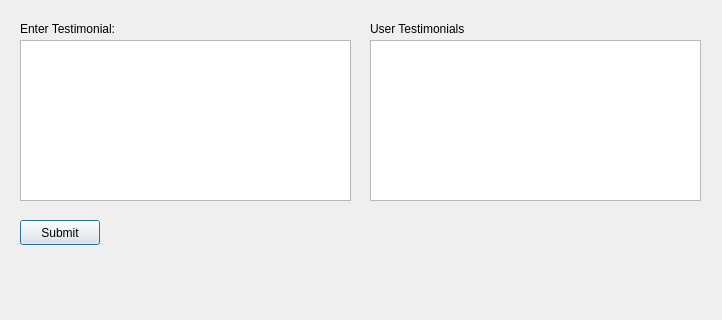
<?xml version="1.0" encoding="UTF-8"?>
<ui version="4.0">
 <class>TestimonialsDialog</class>
 <widget class="QDialog" name="TestimonialsDialog">
  <property name="geometry">
   <rect>
    <x>0</x>
    <y>0</y>
    <width>722</width>
    <height>320</height>
   </rect>
  </property>
  <property name="windowTitle">
   <string>Testimonials Window</string>
  </property>
  <widget class="QLabel" name="label">
   <property name="geometry">
    <rect>
     <x>20</x>
     <y>20</y>
     <width>111</width>
     <height>17</height>
    </rect>
   </property>
   <property name="text">
    <string>Enter Testimonial:</string>
   </property>
  </widget>
  <widget class="QTextEdit" name="textEdit">
   <property name="geometry">
    <rect>
     <x>20</x>
     <y>40</y>
     <width>331</width>
     <height>161</height>
    </rect>
   </property>
  </widget>
  <widget class="QPushButton" name="pushButton_submit">
   <property name="geometry">
    <rect>
     <x>20</x>
     <y>220</y>
     <width>80</width>
     <height>25</height>
    </rect>
   </property>
   <property name="text">
    <string>Submit</string>
   </property>
  </widget>
  <widget class="QTextBrowser" name="textBrowser_testimonials">
   <property name="geometry">
    <rect>
     <x>370</x>
     <y>40</y>
     <width>331</width>
     <height>161</height>
    </rect>
   </property>
  </widget>
  <widget class="QLabel" name="label_2">
   <property name="geometry">
    <rect>
     <x>370</x>
     <y>20</y>
     <width>111</width>
     <height>17</height>
    </rect>
   </property>
   <property name="text">
    <string>User Testimonials</string>
   </property>
  </widget>
 </widget>
 <resources/>
 <connections/>
</ui>
